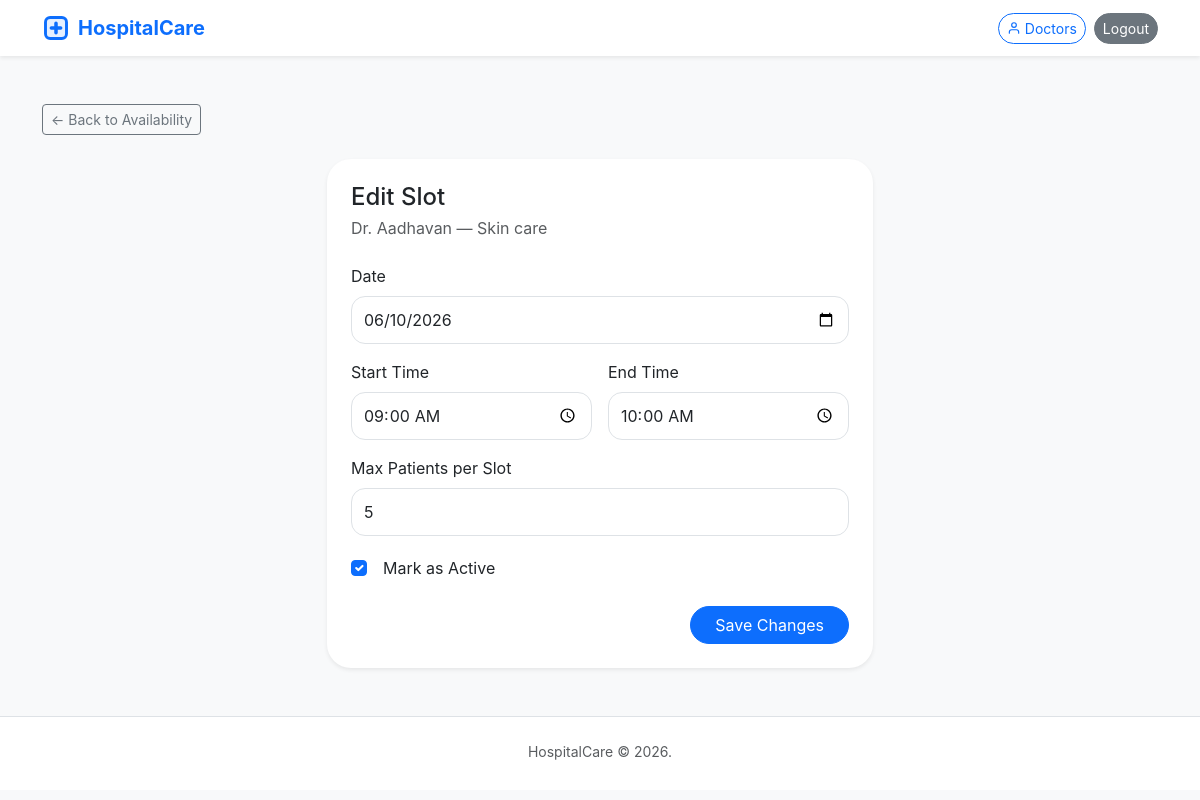
/slots/1104/edit/ (signed in), run on the app's committed database.
### details/models.py (models this page shows, shortened)
class Doctor(models.Model):
    AVAILABILITY_CHOICES = [
        ('available', 'Available'),
        ('unavailable', 'Unavailable'),
        ('on_leave', 'On Leave'),
    ]
    name = models.CharField(max_length=100)
    department = models.CharField(max_length=100)
    speciality = models.CharField(max_length=100)
    availability = models.CharField(max_length=20, choices=AVAILABILITY_CHOICES, default='available')
    appointment_start = models.TimeField()
    appointment_end = models.TimeField()
    consultation_slots = models.PositiveIntegerField(help_text='Number of slots per day')
    created_at = models.DateTimeField(auto_now_add=True)
    class Meta:
        ordering = ['name']

class DoctorSlot(models.Model):
    doctor = models.ForeignKey(Doctor, on_delete=models.CASCADE, related_name='slots')
    date = models.DateField()
    start_time = models.TimeField()
    end_time = models.TimeField()
    is_present = models.BooleanField(default=True)
    max_bookings = models.PositiveIntegerField(default=1, help_text='Max patients allowed in this slot')
    class Meta:
        ordering = ['date', 'start_time']

### details/views.py (the view)
# urls.py: path('slots/<int:pk>/edit/', views.edit_slot, name='edit_slot'),
@user_passes_test(_is_admin, login_url='login')
def edit_slot(request, pk):
    slot = get_object_or_404(DoctorSlot, pk=pk)
    doctor = slot.doctor
    if request.method == 'POST':
        form = DoctorSlotForm(request.POST, instance=slot)
        if form.is_valid():
            form.save()
            messages.success(request, 'Slot updated successfully.')
            return redirect('doctor_availability', pk=doctor.pk)
    else:
        form = DoctorSlotForm(instance=slot)
    return render(request, 'hospital/edit_slot.html', {'form': form, 'slot': slot, 'doctor': doctor})

### details/forms.py (shortened to what this page needs)
class DoctorSlotForm(forms.ModelForm):
    max_bookings = forms.IntegerField(
        min_value=1,
        initial=1,
        required=False,
        widget=forms.NumberInput(attrs={'class': 'form-control', 'min': '1', 'placeholder': 'e.g. 5'}),
    )
    class Meta:
        model = DoctorSlot
        fields = ['date', 'start_time', 'end_time', 'is_present', 'max_bookings']
        widgets = {
            'date':         forms.DateInput(attrs={'type': 'date', 'class': 'form-control'}),
            'start_time':   forms.TimeInput(attrs={'type': 'time', 'class': 'form-control'}),
            'end_time':     forms.TimeInput(attrs={'type': 'time', 'class': 'form-control'}),
            'is_present':   forms.CheckboxInput(attrs={'class': 'form-check-input'}),
        }

### details/views.py (called while the page is built)
def _is_admin(user):
    return user.is_authenticated and user.is_staff

### details/templates/hospital/edit_slot.html (shortened to what this page needs)
{% extends 'base.html' %}
{% block content %}
<a href="{% url 'doctor_availability' doctor.pk %}" class="btn btn-outline-secondary btn-sm mb-4">&#8592; Back to Availability</a>
<div class="row justify-content-center">
    <div class="col-lg-6">
        <div class="card shadow-sm border-0 p-4">
            <h1 class="h4 mb-1">Edit Slot</h1>
            <p class="text-muted mb-4">Dr. {{ doctor.name }} &mdash; {{ doctor.department }}</p>
            <form method="post">
                <div class="row g-3">
                    <div class="col-12">
                        <label class="form-label">Date</label>
                        {{ form.date }}
                    </div>
                    <div class="col-md-6">
                        <label class="form-label">Start Time</label>
                        {{ form.start_time }}
                    </div>
                    <div class="col-md-6">
                        <label class="form-label">End Time</label>
                        {{ form.end_time }}
                    </div>
                    <div class="col-12">
                        <label class="form-label">Max Patients per Slot</label>
                        {{ form.max_bookings }}
                    </div>
                    <div class="col-12">
                        <div class="form-check mt-1">
                            {{ form.is_present }}
                            <label class="form-check-label ms-2">Mark as Active</label>
                        </div>
                    </div>
                </div>
                <div class="mt-4 text-end">
                    <button type="submit" class="btn btn-primary px-4">Save Changes</button>
                </div>
            </form>
        </div>
    </div>
</div>
{% endblock %}

### details/static/details/css/style.css (style rules this page uses)
:root { --brand: #0d6efd; --brand-soft: #eff4ff; --surface: #ffffff; --text: #1f2937; --muted: #6b7280; --border: #e5e7eb; }
body { font-family: Inter, system-ui, -apple-system, BlinkMacSystemFont, "Segoe UI", sans-serif; color: var(--text); }
.form-control, .form-select { min-height: 48px; border-radius: 14px; }
.card { border-radius: 24px; }
.btn-primary { border-radius: 999px; }

### data on the page
Doctor: name "Aadhavan", department "Skin care"
DoctorSlot: date "06/10/2026", start_time "09:00:00", end_time "10:00:00", max_bookings "5", is_present "☑"
